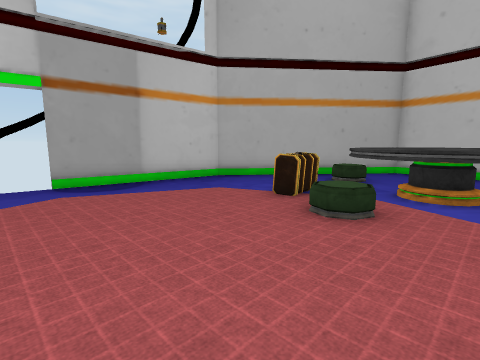
view 1 (above)

14 first-person views from a walk through a 3-D level made in the Unity game engine. The camera is 1.2 m above the floor, tilts 8° down and sees 85° across. The floor is counted in squares, 1 m on a side. Each view is taken from the middle of a square. On the plan, view 1 faces up. The plan holds only what a view shows up to about 12 squares ahead; the rest is blank. The place goes on beyond the plan. Some surface patterns are stand-ins.

view 2
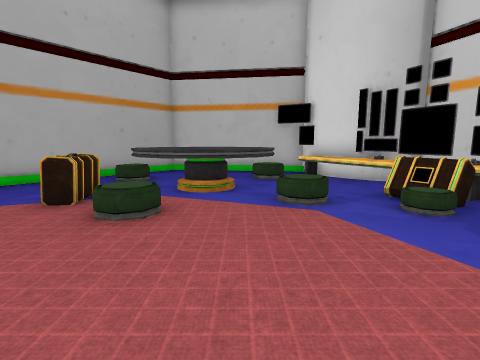

view 3
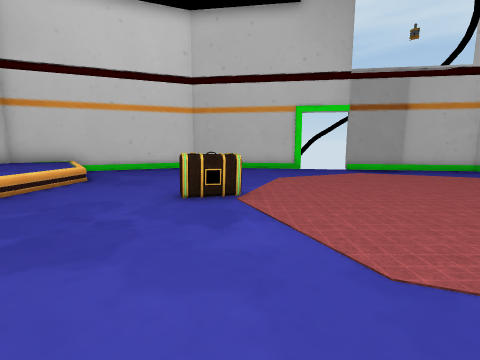

view 4
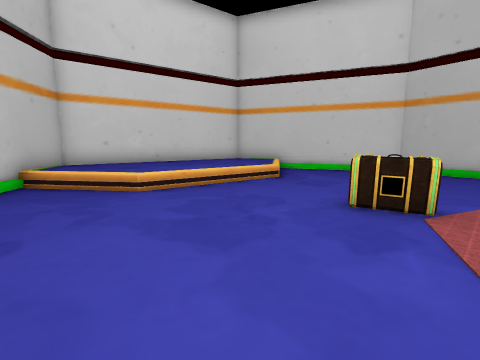

view 5
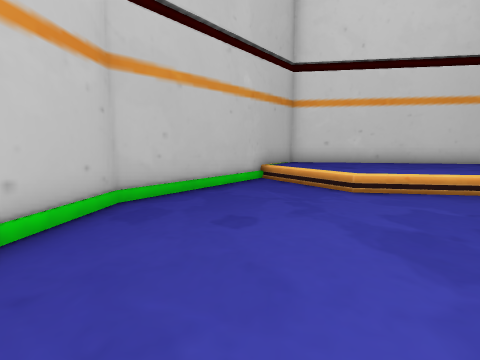

view 6
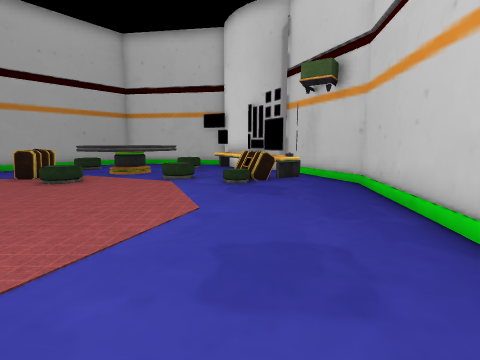

view 7
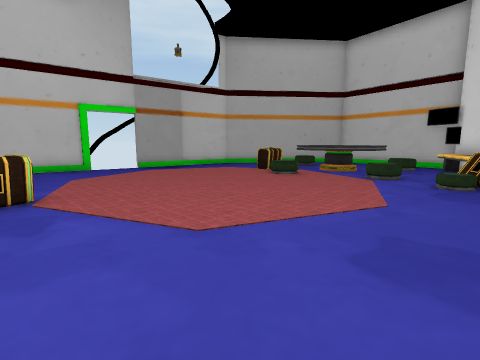

view 8
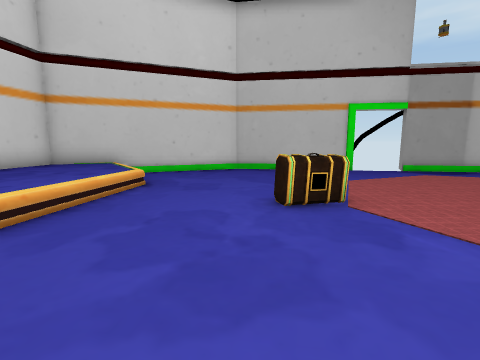

view 9
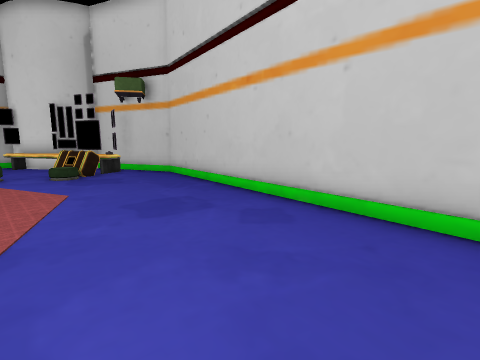

view 10
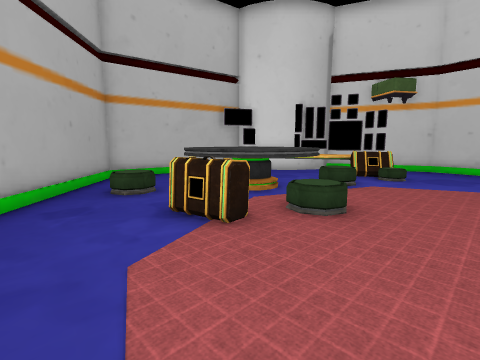

view 11
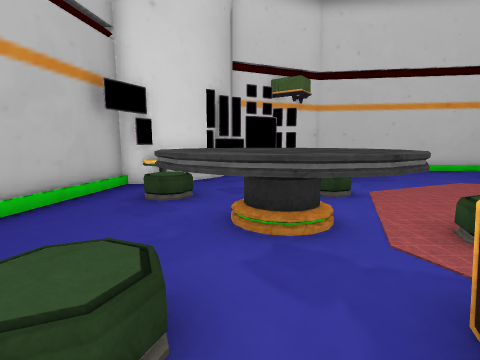

view 12
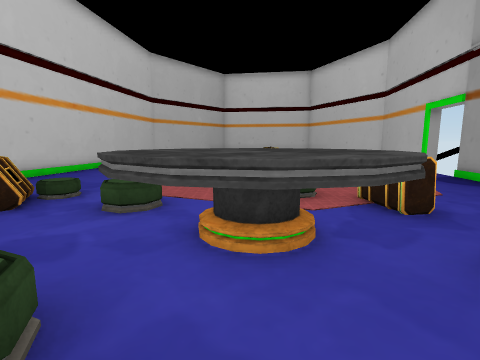

view 13
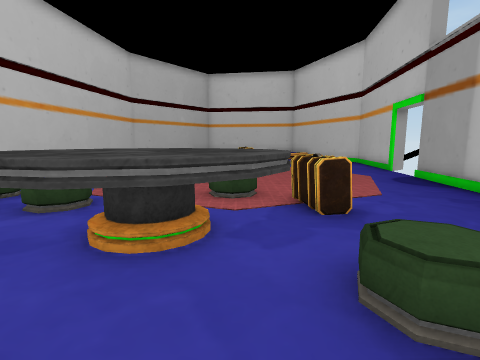

view 14
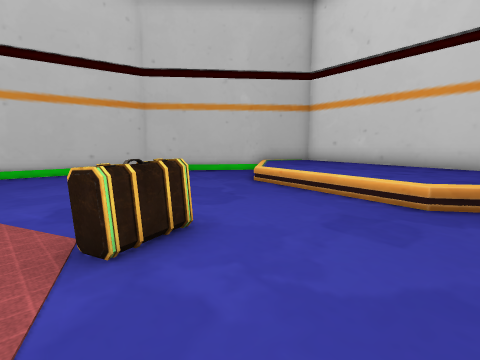

### Floor plan
Key: @ floor where view 1 was taken; # wall or solid block; x gap in a wall; . main floor; : floor 0.5 m higher than the main floor; / step, stairs or slope; = window, fence, low wall or low ledge; ^ raised ledge; O other object.
Columns run from 14 left of view 1 to 10 right of it. Each row starts with its distance up from view 1.
 11                  #####
 10             ######...##
  9            ##.....#...#
  8          ###......x...##
  7          #.....=^OOOO..##
  6        # ......=.OOOOO.O#
  5      ###........OOOOO.OOO
  4     ##...........OOO..OO
  3    ##..............O..OO
  2   ##.................#OO#
  1   #.................O#O##
  0   #...........@......OO#
 -1  ##......^=............#
 -2  #.......=............##
 -3 ##:::................##
 -4 #:::::/............###
 -5 ##::::/...........##
 -6  ##::::/.........##
 -7   #:::::.......###
 -8   ##::::......##
 -9    ##:::.....##
-10     ##########

Positions as (right, up) in squares from view 1, and headings:
1: (0, 0), facing up
2: (0, 0), facing up-right
3: (0, -5), facing up-left
4: (0, -4), facing left
5: (0, -4), facing down-left
6: (0, -5), facing up-right
7: (0, -6), facing up
8: (-2, -6), facing up-left
9: (-3, -5), facing right
10: (-3, 6), facing right
11: (2, 9), facing down-right
12: (7, 8), facing down-left
13: (6, 9), facing down-left
14: (-6, 2), facing down
